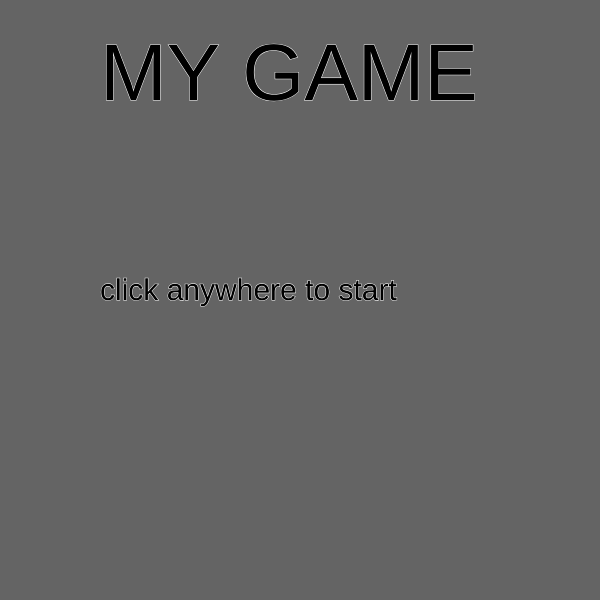
Frame 1 (no input)
Frame 60 (no input): identical to frame 1, image omitted
Frame 120 (the mouse pressed at the canvas centre since frame 60): identical to frame 1, image omitted

The p5.js sketch that drew this single still picture (run headless with seeded random() and noise() and a simulated clock; from frame 60 on, the mouse is pressed at the canvas centre):

// p5.js sketch
// ── sketch.js
'use strict';


let state = 'title';
let cnv;

function setup(){
 cnv = createCanvas(600, 600);


}

function draw(){

  if(state === 'title'){
    title();
    cnv.mouseClicked(titleMouseClicked);
  } else if (state === 'level 1'){
    level1();
    cnv.mouseClicked(level1MouseClicked);
}
}




// function mousePressed(){
//   state = 'level 1';
// }

function title(){
  background(100)
  textSize(80);
  stroke(255);
  text('MY GAME',  100, 100);

  textSize(30);
  text('click anywhere to start', 100, 300);
} 

function titleMouseClicked(){
    console.log('canvas is clicked on title page');
    state = 'level 1'
  }


function level1(){
  background(50, 150, 200)
}

function level1MouseClicked(){

}
